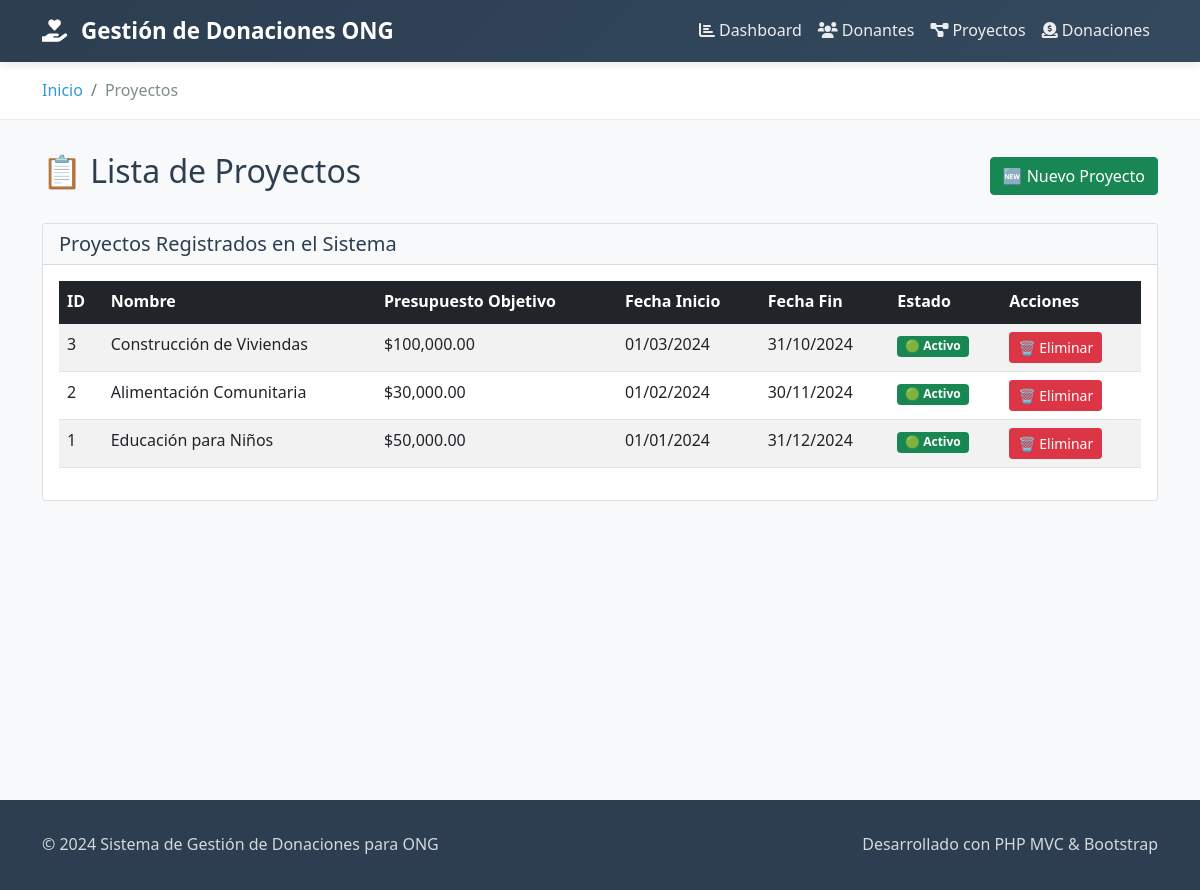
The app's page /index.php?entity=proyecto&action=listar with its own data.
### tables this page shows
CREATE TABLE proyectos (
    id INT AUTO_INCREMENT PRIMARY KEY,
    nombre VARCHAR(100) NOT NULL,
    descripcion TEXT,
    presupuesto_objetivo DECIMAL(10,2),
    fecha_inicio DATE,
    fecha_fin DATE,
    estado ENUM('activo', 'completado', 'cancelado') DEFAULT 'activo'
);

### index.php (called while the page is built, shortened)
<?php
include_once 'controllers/DonacionController.php';
$database = new Database();
$db = $database->getConnection();
$controller = new DonacionController($db);
$controller->handleRequest();
?>

### models/Proyecto.php (called while the page is built, shortened)
<?php
class Proyecto {
    private $conn;
    private $table_name = "proyectos";
    public function __construct($db) {
        $this->conn = $db;
    }
    public function leer() {
        $query = "SELECT * FROM " . $this->table_name . " ORDER BY fecha_inicio DESC";
        $stmt = $this->conn->prepare($query);
        $stmt->execute();
        return $stmt;
    }
}
?>

### views/proyectos/listar.php (the view, shortened to what this page needs)
<?php include '../views/layout/header.php'; ?>
<div class="d-flex justify-content-between align-items-center mb-4">
    <h2>📋 Lista de Proyectos</h2>
    <a href="index.php?entity=proyecto&action=crear" class="btn btn-success">🆕 Nuevo Proyecto</a>
</div>
<div class="card">
    <div class="card-header bg-light">
        <h5 class="mb-0">Proyectos Registrados en el Sistema</h5>
    </div>
    <div class="card-body">
        <?php if($proyectos->rowCount() > 0): ?>
        <div class="table-responsive">
            <table class="table table-striped table-hover">
                <thead class="table-dark">
                    <tr>
                        <th>ID</th>
                        <th>Nombre</th>
                        <th>Presupuesto Objetivo</th>
                        <th>Fecha Inicio</th>
                        <th>Fecha Fin</th>
                        <th>Estado</th>
                        <th>Acciones</th>
                    </tr>
                </thead>
                <tbody>
                    <?php while ($row = $proyectos->fetch(PDO::FETCH_ASSOC)): ?>
                    <tr>
                        <td><?php echo $row['id']; ?></td>
                        <td><?php echo htmlspecialchars($row['nombre']); ?></td>
                        <td>$<?php echo number_format($row['presupuesto_objetivo'], 2); ?></td>
                        <td><?php echo date('d/m/Y', strtotime($row['fecha_inicio'])); ?></td>
                        <td><?php echo $row['fecha_fin'] ? date('d/m/Y', strtotime($row['fecha_fin'])) : '<span class="text-muted">N/A</span>'; ?></td>
                        <td>
                            <span class="badge bg-<?php
                                echo $row['estado'] == 'activo' ? 'success' :
                                     ($row['estado'] == 'completado' ? 'primary' : 'danger');
                            ?>">
                                <?php
                                echo $row['estado'] == 'activo' ? '🟢 Activo' :
                                     ($row['estado'] == 'completado' ? '🔵 Completado' : '🔴 Cancelado');
                                ?>
                            </span>
                        </td>
                        <td>
                            <a href="index.php?entity=proyecto&action=eliminar&id=<?php echo $row['id']; ?>"
                               class="btn btn-danger btn-sm"
                               onclick="return confirm('¿Está seguro de eliminar este proyecto? Esta acción no se puede deshacer.')">
                                🗑️ Eliminar
                            </a>
                        </td>
                    </tr>
                    <?php endwhile; ?>
                </tbody>
            </table>
        </div>
        <?php endif; ?>
    </div>
</div>
<?php include '../views/layout/footer.php'; ?>

### assets/css/style.css (style rules this page uses)
:root { --primary-color: #2c3e50; --secondary-color: #3498db; --accent-color: #e74c3c; --success-color: #27ae60; --warning-color: #f39c12; --light-bg: #f8f9fa; --dark-text: #2c3e50; --light-text: #7f8c8d; }
body { background-color: var(--light-bg); font-family: 'Segoe UI', Tahoma, Geneva, Verdana, sans-serif; color: var(--dark-text); line-height: 1.6; }

### records on screen
proyectos: id "3", nombre "Construcción de Viviendas", presupuesto_objetivo "100,000.00", fecha_inicio "01/03/2024", fecha_fin "31/10/2024", estado "🟢 Activo"
proyectos: id "2", nombre "Alimentación Comunitaria", presupuesto_objetivo "30,000.00", fecha_inicio "01/02/2024", fecha_fin "30/11/2024", estado "🟢 Activo"
proyectos: id "1", nombre "Educación para Niños", presupuesto_objetivo "50,000.00", fecha_inicio "01/01/2024", fecha_fin "31/12/2024", estado "🟢 Activo"
